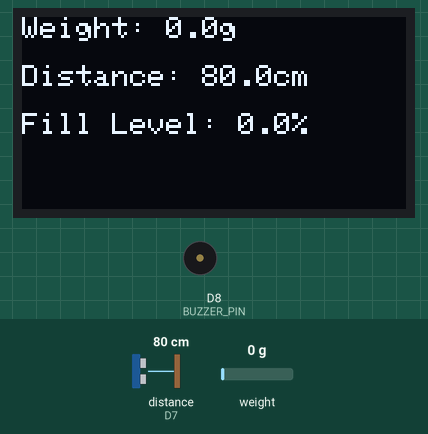
Recording of a sketch running on a simulated ESP8266 (NodeMCU). Shown: 128×64 one-colour display, buzzer (waves = sounding). Wiring (inferred from the names in the program): ultrasonic range finder: trigger D4; echo D7. The inputs (shaded band) are chosen by the test bench; at power-on: distance to the obstacle (sensor on D7) 80 cm, weight on the scale 0 g. The echo pulse lasts 58.3 µs per cm; WiFi joins after 1.5 s; servers stay silent unless stated; what the sketch prints to the serial monitor is not drawn.

Above: at 4.0 s.
4.1 s: distance to the obstacle (sensor on D7) set to 6 cm
At 6.9 s:
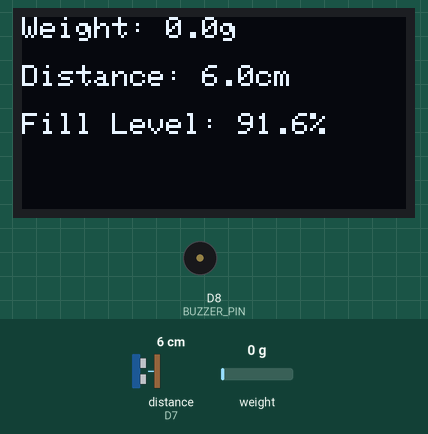
7.3 s: distance to the obstacle (sensor on D7) set to 3 cm
At 9.3 s:
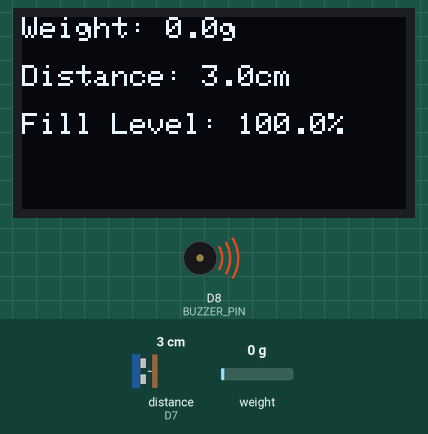
10.0 s: weight on the scale set to 100 g
At 11.4 s:
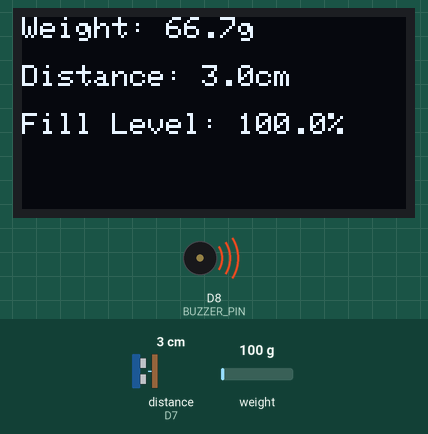
15.3 s: weight on the scale set to 1250 g
At 17.9 s:
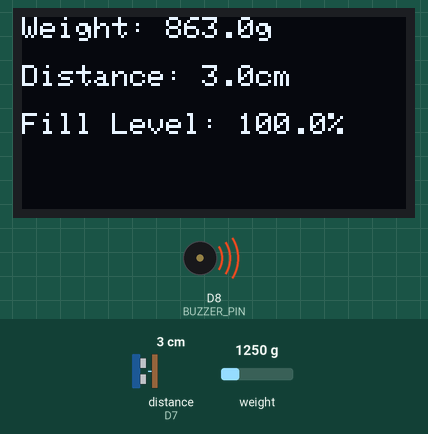
21.2 s: distance to the obstacle (sensor on D7) set to 2 cm
At 23.9 s:
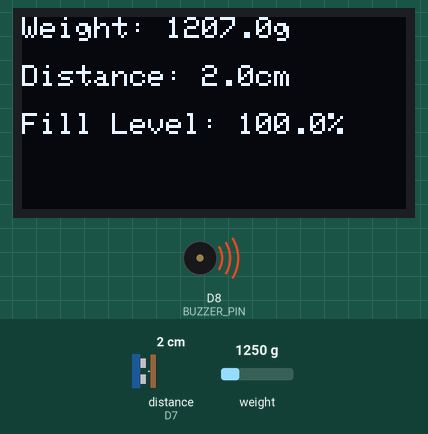
27.0 s: weight on the scale set to 2500 g
At 29.8 s:
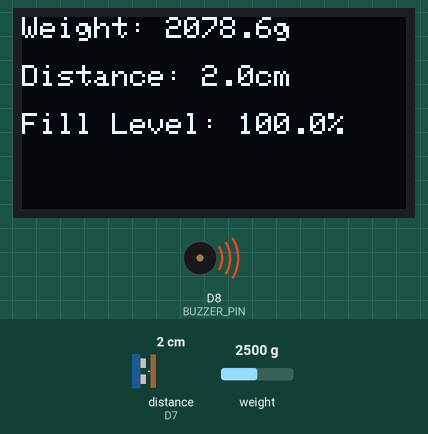
Timing chart, 0 to 31.3 s (numbered marks = the images above; inputs shaded):
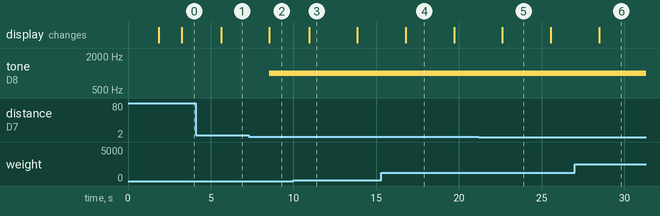

Measured:
- the behaviour switches between 5 and 4 cm on distance to the obstacle (sensor on D7) (found by bisection; images 1 and 2)
- after the input at 4.1 s, the display: changes after 1.5 s (image 1)
- after the input at 7.3 s, tone on D8 (BUZZER_PIN): silent → 1000 Hz after 1.2 s; the display: changes after 1.2 s (image 2)
- after the input at 10.0 s, the display: changes after 0.96 s (image 3)
- what the display in image 3 shows lasts 2.9 s, from 11.0 s to 13.9 s

The sketch:

finalcodetrash.ino
```cpp
#define BLYNK_TEMPLATE_ID "TMPL6meIntBrB"
#define BLYNK_TEMPLATE_NAME "SmartTrashbin"
#define BLYNK_AUTH_TOKEN "QtMQBW6DBr0j--J86PX206Mr0W4Itvs_"

#include <ESP8266WiFi.h>
#include <BlynkSimpleEsp8266.h>
#include <Wire.h>
#include <Adafruit_GFX.h>
#include <Adafruit_SSD1306.h>
#include <HX711.h>
#include <math.h>

// OLED settings
#define SCREEN_WIDTH 128
#define SCREEN_HEIGHT 64
#define OLED_RESET -1
Adafruit_SSD1306 display(SCREEN_WIDTH, SCREEN_HEIGHT, &Wire, OLED_RESET);

// WiFi credentials
char ssid[] = "";
char pass[] = "";

// HX711 load cell pins and object
#define HX711_DOUT D6
#define HX711_SCK D5
HX711 LoadCell;

// Ultrasonic sensor pins
#define TRIG_PIN D4
#define ECHO_PIN D7

// Buzzer pin
#define BUZZER_PIN D8
bool buzzerOn = false;

// Bin height thresholds
const float binMaxHeight = 17.0;
const float binMinHeight = 5.0;

// Low-pass filter variables for weight
const float T = 1.0;
const float tau = 0.5;
float filteredWeight = 0.0;
bool firstWeightSample = true;

// Notification cooldown (in milliseconds)
unsigned long lastWeightAlertTime = 0;
unsigned long lastFullAlertTime = 0;
const unsigned long alertCooldown = 5000; // 5 seconds for testing

// Moving average for ultrasonic
float getStableDistanceCm(int samples = 5) {
  float total = 0;
  int validSamples = 0;

  for (int i = 0; i < samples; i++) {
    digitalWrite(TRIG_PIN, LOW);
    delayMicroseconds(2);
    digitalWrite(TRIG_PIN, HIGH);
    delayMicroseconds(10);
    digitalWrite(TRIG_PIN, LOW);

    long duration = pulseIn(ECHO_PIN, HIGH, 30000); // timeout in µs
    float distance = duration * 0.0343 / 2.0;

    // Only include valid distances
    if (distance > 2 && distance < 400) {
      total += distance;
      validSamples++;
    }

    delay(50); // short delay to avoid echo interference
  }

  if (validSamples == 0) return 0;
  return total / validSamples;
}

void readSensorsAndUpdate() {
  bool alertTriggered = false;

  display.clearDisplay();
  display.setTextSize(1);
  display.setTextColor(SSD1306_WHITE);

  // --- Read and filter weight ---
  if (LoadCell.is_ready()) {
    float rawWeight = LoadCell.get_units();

    if (firstWeightSample) {
      filteredWeight = rawWeight;
      firstWeightSample = false;
    } else {
      float alpha = T / (tau + T);
      filteredWeight = filteredWeight + alpha * (rawWeight - filteredWeight);
    }

    float averageWeight = abs(filteredWeight) < 5.0 ? 0.0 : filteredWeight;

    Serial.print("Weight (filtered): ");
    Serial.print(averageWeight, 2);
    Serial.println(" g");

    display.setCursor(0, 0);
    display.print("Weight: ");
    display.print(averageWeight, 1);
    display.print("g");

    Blynk.virtualWrite(V1, averageWeight);

    if (averageWeight >= 750.0) {
      Serial.println("Weight exceeds 750g! Triggering weight_alert...");
      alertTriggered = true;
      if (millis() - lastWeightAlertTime > alertCooldown) {
        Blynk.logEvent("weight_alert", "Trash bin is getting heavy!");
        lastWeightAlertTime = millis();
        delay(500);
      }
    }
  }

  // --- Read ultrasonic distance using moving average ---
  float distanceCm = getStableDistanceCm();

  Serial.print("Distance: ");
  Serial.print(distanceCm);
  Serial.println(" cm");

  display.setCursor(0, 16);
  display.print("Distance: ");
  display.print(distanceCm, 1);
  display.print("cm");

  Blynk.virtualWrite(V0, distanceCm);

  // --- Bin level calculation ---
  float binLevel = 0;
  if (distanceCm <= binMinHeight) {
    binLevel = 100;
  } else if (distanceCm >= binMaxHeight) {
    binLevel = 0;
  } else {
    binLevel = ((binMaxHeight - distanceCm) / (binMaxHeight - binMinHeight)) * 100.0;
  }

  Serial.print("Bin Level: ");
  Serial.print(binLevel);
  Serial.println(" %");

  display.setCursor(0, 32);
  display.print("Fill Level: ");
  display.print(binLevel, 1);
  display.print("%");

  Blynk.virtualWrite(V2, binLevel);

  if (distanceCm <= 5.0) {
    Serial.println("Distance is <= 5.0 cm! Triggering full alert...");
    alertTriggered = true;
    if (millis() - lastFullAlertTime > alertCooldown) {
      Blynk.logEvent("alert", "Trash bin is full!");
      lastFullAlertTime = millis();
      delay(500);
    }
  }

  // --- Buzzer control ---
  if (alertTriggered && !buzzerOn) {
    tone(BUZZER_PIN, 1000);
    buzzerOn = true;
  } else if (!alertTriggered && buzzerOn) {
    noTone(BUZZER_PIN);
    buzzerOn = false;
  }

  display.display();
}

void setup() {
  Serial.begin(9600);
  Blynk.begin(BLYNK_AUTH_TOKEN, ssid, pass);

  if (!display.begin(SSD1306_SWITCHCAPVCC, 0x3C)) {
    Serial.println("OLED init failed");
    while (true);
  }

  display.clearDisplay();
  display.setTextSize(1);
  display.setTextColor(SSD1306_WHITE);
  display.setCursor(0, 0);
  display.print("Initializing...");
  display.display();

  LoadCell.begin(HX711_DOUT, HX711_SCK);
  LoadCell.set_scale(424.5575);
  LoadCell.tare();

  pinMode(TRIG_PIN, OUTPUT);
  pinMode(ECHO_PIN, INPUT);
  pinMode(BUZZER_PIN, OUTPUT);
}

void loop() {
  Blynk.run();
  readSensorsAndUpdate();
  delay(2000);
}
```
